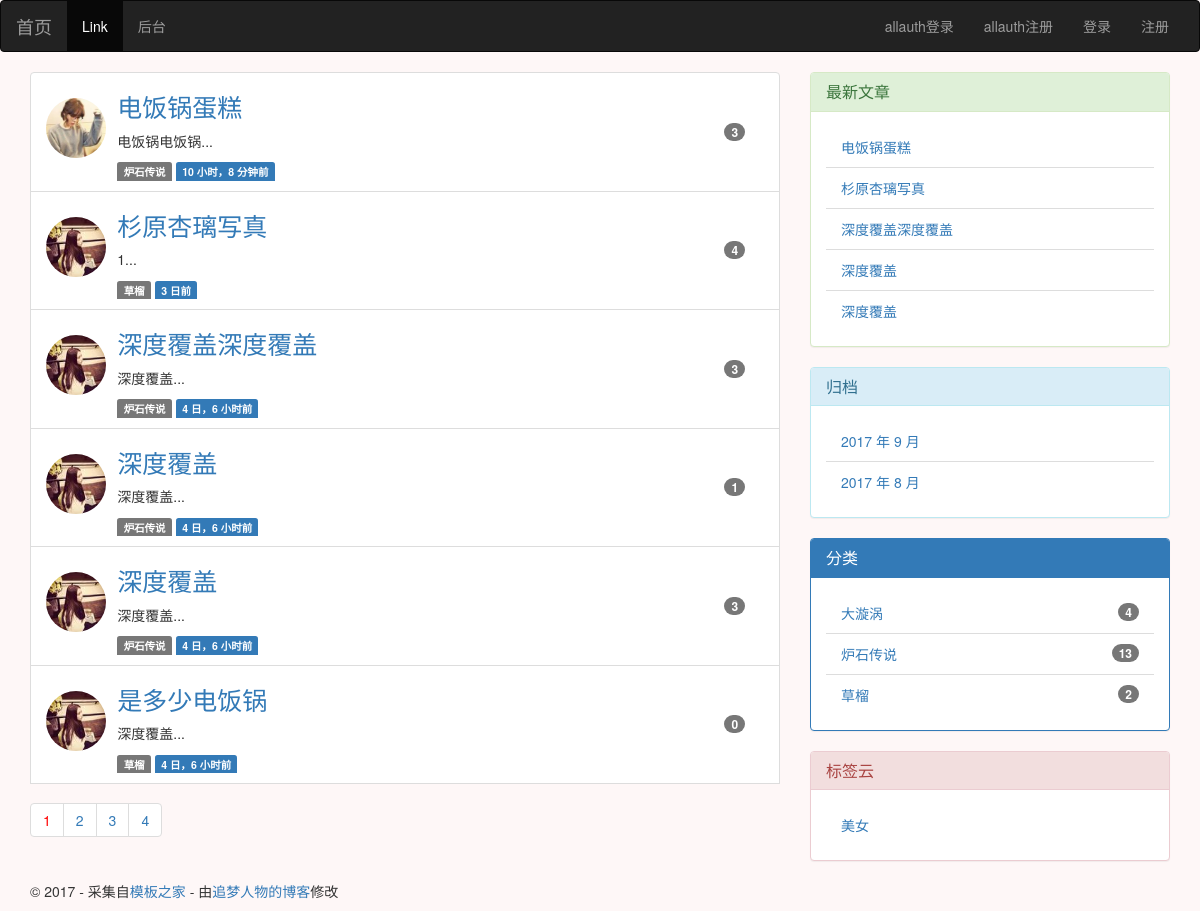
Before: / with the older database file.
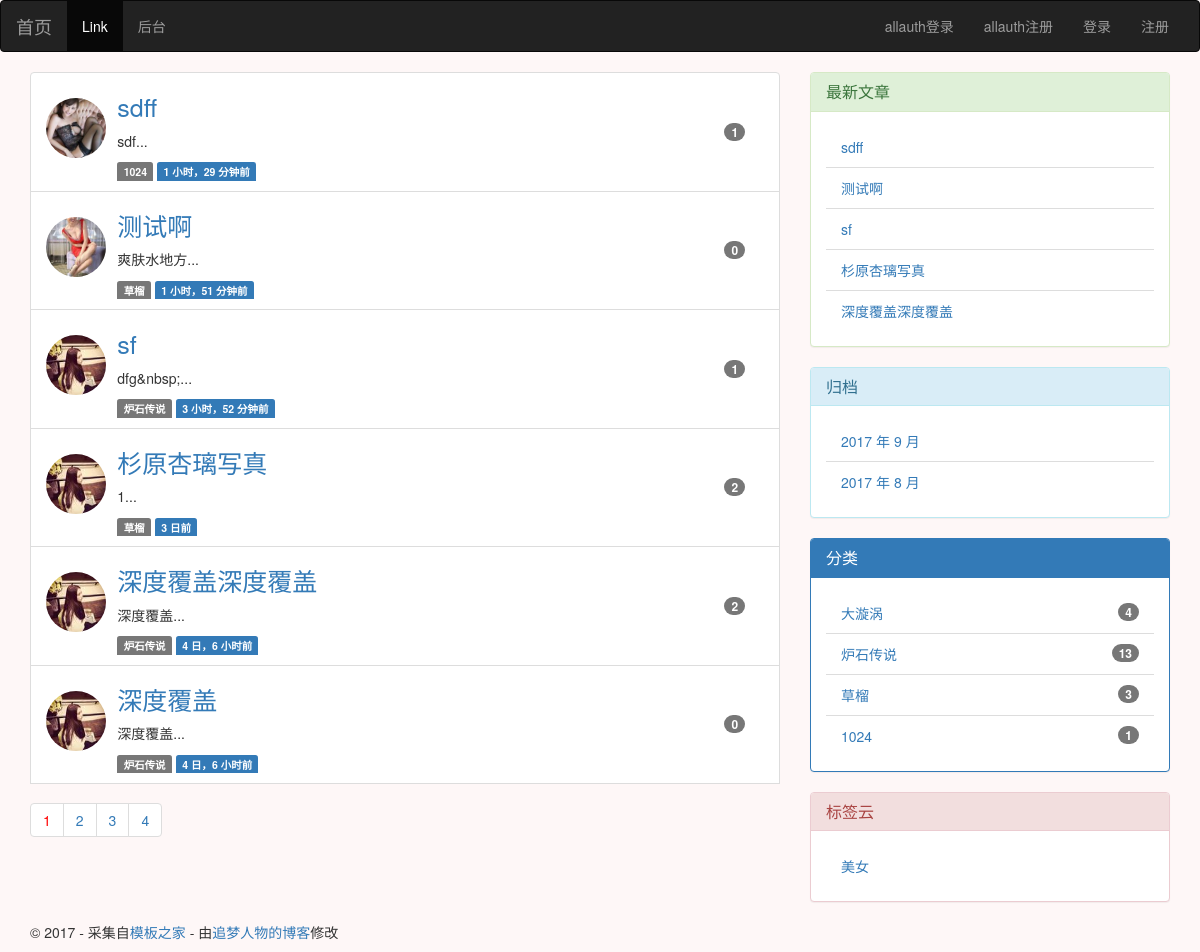
After: the same page with the newer database file.
### blog/models.py (models this page shows, shortened)
class Post(models.Model):
    title = models.CharField(max_length=255)
    def get_absolute_url(self):
        return reverse('blog:detail', kwargs={'pk': self.pk})
    body = RichTextUploadingField(verbose_name='正文')
    views = models.PositiveIntegerField(default=0)
    excerpt = models.CharField(max_length=200, blank=True)
    created_time = models.DateTimeField(auto_now_add=True)
    modified_time = models.DateTimeField(auto_now_add=True)
    category = models.ForeignKey(Category)
    tags = models.ManyToManyField(Tag, blank=True)
    author = models.ForeignKey(User)
    class Meta:
        ordering = ['-created_time']

class Category(models.Model):
    name = models.CharField(max_length=100)

class Tag(models.Model):
    name = models.CharField(max_length=70)

### users/models.py (models this page shows)
class User(AbstractUser):
    nickname = models.CharField(max_length=50, blank=True)
    avatar = ProcessedImageField(upload_to='avatar',
                                 default='avatar/default.png',
                                 verbose_name='头像',
                                 processors=[ResizeToFill(150, 150)], )
    class Meta(AbstractUser.Meta):
        pass

### blog/views.py (the view, shortened to what this page needs)
# urls.py: url(r'^$', views.IndexView.as_view(), name='index'),
class IndexView(ListView):
    model = Post
    template_name = 'blog/index.html'
    context_object_name = 'post_list'
    paginate_by = 6
    def get_context_data(self, **kwargs):
        context = super().get_context_data(**kwargs)
        paginator = context.get('paginator')
        page = context.get('page_obj')
        is_paginated = context.get('is_paginated')
        pagination_data = self.pagination_data(paginator, page, is_paginated)
        context.update(pagination_data)
        return context
    def pagination_data(self, paginator, page, is_paginated):
        if not is_paginated:
            return {}
        left = []
        right = []
        left_has_more = False
        right_has_more = False
        first = False
        last = False
        page_number = page.number
        total_pages = paginator.num_pages
        page_range = paginator.page_range
        if page_number == 1:
            right = page_range[page_number:page_number + 2]
            if right[-1] < total_pages - 1:
                right_has_more = True
            if right[-1] < total_pages:
                last = True
        elif page_number == total_pages:
            left = page_range[(page_number - 3) if (page_number - 3) > 0 else 0:page_number - 1]
            if left[0] > 2:
                left_has_more = True
            if left[0] > 1:
                first = True
        data = {
            'left': left,
            'right': right,
            'left_has_more': left_has_more,
            'right_has_more': right_has_more,
            'first': first,
            'last': last,
        }
        return data

### blog/templatetags/blog_tags.py (called while the page is built)
@register.simple_tag              # 将函数注册为模板
def get_recent_posts(num=5):
    return Post.objects.all().order_by('-created_time')[:num]

@register.simple_tag
def archives():
    return Post.objects.dates('created_time', 'month', order='DESC')

@register.simple_tag
def get_categories():
    return Category.objects.annotate(num_posts=Count('post')).filter(num_posts__gt=0)

@register.simple_tag
def get_tag():
    return Tag.objects.all()

### templates/blog/index.html (shortened to what this page needs)
{% extends 'blog/base.html' %}
{% load staticfiles %}
{% block main %}
<ul class="list-group">
    {% for post in post_list %}
        <li class="list-group-item">
              <div class="media1 w-100">
                  <img width="60" height="60" alt="Tilo Mitra&#x27;s avatar" src="{{ post.author.avatar.url }}" class="img-circle avatar-image-right ">
                  <div class="media-body">
                      <h1 class="entry-title">
                          <a href="{{ post.get_absolute_url }}">{{ post.title}}</a>
                      </h1>
                      <div>
                        <p>{{ post.excerpt }}</p>
                      </div>
                      <span class="label label-default">{{ post.category.name}}</span>
                      <span class="label label-primary">{{post.created_time|timesince}}前</span>
                  </div>
                    <div class="index-comment-count">
                        <span class="badge badge-pill badge-default">{{ post.comment_set.count }}</span>
                    </div>
              </div>
        </li>
    {% empty %}
        <div class="no-post">暂时还没有发布的文章！</div>
    {% endfor %}
{% if is_paginated %}
<nav aria-label="Page navigation">
    <ul class="pagination">
        <li><a href="?page={{ page_obj.number }}" style="color: red">{{ page_obj.number }}</a></li>
  {% if right %}
    {% for i in right %}
        <li><a href="?page={{ i }}">{{ i }}</a></li>
    {% endfor %}
  {% endif %}
  {% if last %}
        <li><a href="?page={{ paginator.num_pages }}">{{ paginator.num_pages }}</a></li>
  {% endif %}
</ul>
</nav>
 </ul>
{% endif %}
{% endblock main %}

### templates/blog/base.html (shortened to what the changed rows need)
{% load staticfiles %}
{% load blog_tags %}
{% load notifications_tags %}
<!DOCTYPE html>
<html>
<head>
    <link rel="stylesheet" href="//cdn.bootcss.com/bootstrap/3.3.7/css/bootstrap.min.css">
    <link rel="stylesheet" href="{% static 'blog/css/custom.css' %}">
    <link rel="stylesheet" href="{% static 'blog/css/prism.css' %}">
    <link rel="stylesheet" href="{% static 'easy_comment/css/comment.css' %}">
    <link rel="stylesheet" href="{% static 'easy_comment/css/prism.css' %}">
</head>
<body class="body-qiansebeijing">
<div class="content-body">
    <div class="container">
        <div class="row">
            <main class="col-md-8">
                {% block main %}
                {% endblock main %}
            </main>
            <aside class="col-md-4">
                <div class="panel panel-success">
                    {% get_recent_posts as recent_post_list %}
                    <ul class="list-group panel-body">
                        {% for post in recent_post_list %}
                        <li class="list-group-item">
                            <a href="{{ post.get_absolute_url }}">{{ post.title }}</a>
                        </li>
                        {% endfor %}
                    </ul>
                </div>
                <div class="panel panel-info">
                    {% archives as date_list %}
                    <ul class="list-group panel-body">
                        {% for date in date_list %}
                        <li class="list-group-item">
                            <a href="#">{{date.year}} 年 {{date.month}} 月</a>
                        </li>
                        {% empty %}
                        暂无归档
                        {% endfor %}
                    </ul>
                </div>
                <div class="panel panel-primary">
                    {% get_categories as category_list %}
                    <ul class="list-group panel-body">
                        {% for category in category_list %}
                        <li class="list-group-item">
                         <span class="badge">{{ category.num_posts}}</span>
                            <a href="{% url 'blog:category' category.pk %}">{{category.name}}</a>
                        </li>
                        {% endfor %}
                    </ul>
                </div>
                <div class="panel panel-danger">
                    {% get_tag as tag_list %}
                    <ul class="list-group panel-body">
                        {% for Tag in tag_list %}
                        <li class="list-group-item">
                            <a href="{% url 'blog:tag' Tag.pk %}">{{Tag.name}}</a>
                        </li>
                        {% endfor %}
                    </ul>
                </div>
            </aside>
        </div>
    </div>
</div>
</body>
</html>

Changed rows visible on the page:
removed Post: author.avatar (picture), title "电饭锅蛋糕", excerpt "电饭锅电饭锅...", category.name "炉石传说", created_time "10 小时，8 分钟", comment_set.count "3"
no longer on this page (row unchanged): Post: author.avatar (picture), title "深度覆盖", excerpt "深度覆盖...", category.name "炉石传说", created_time "4 日，6 小时", comment_set.count "3"
no longer on this page (row unchanged): Post: author.avatar (picture), title "是多少电饭锅", excerpt "深度覆盖...", category.name "草榴", created_time "4 日，6 小时", comment_set.count "0"
no longer on one of the page's lists (row edited): Post: title "深度覆盖"
added Post: author.avatar (picture), title "sdff", excerpt "sdf...", category.name "1024", created_time "1 小时，29 分钟", comment_set.count "1"
added Post: author.avatar (picture), title "测试啊", excerpt "爽肤水地方...", category.name "草榴", created_time "1 小时，51 分钟", comment_set.count "0"
added Post: author.avatar (picture), title "sf", excerpt "dfg&nbsp;...", category.name "炉石传说", created_time "3 小时，52 分钟", comment_set.count "1"
changed Post "杉原杏璃写真": comment_set.count "4" → "2"
changed Post "深度覆盖深度覆盖": comment_set.count "3" → "2"
changed Post "深度覆盖": comment_set.count "1" → "0"
computed for Category "草榴": num_posts "2" → "3"
now on this page (row unchanged): Category: num_posts "1", name "1024"
